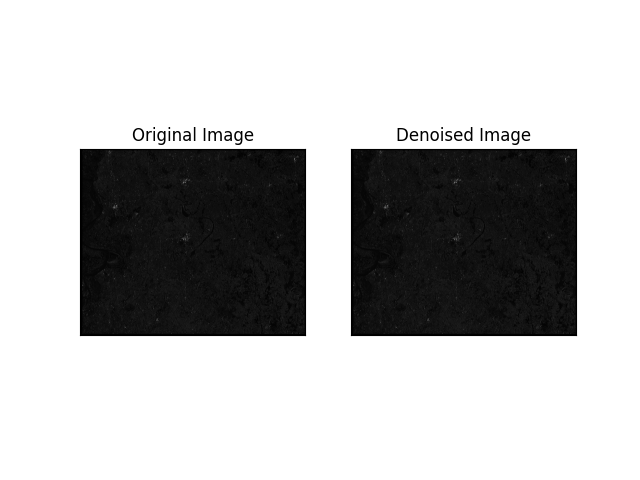

Python code for this plot:
'noise reduction'
import cv2
import numpy as np
from matplotlib import pyplot as plt
image = cv2.imread("C:\\Users\\ma\\project\\data\\Labdata\\ShahzadpurHH.tif", 0)  # Load the TIFF image in grayscale
blurred_image = cv2.GaussianBlur(image, (5, 5), 0)  # Adjust the kernel size as needed
plt.subplot(121), plt.imshow(image, cmap='gray')
plt.title('Original Image'), plt.xticks([]), plt.yticks([])

plt.subplot(122), plt.imshow(blurred_image, cmap='gray')
plt.title('Denoised Image'), plt.xticks([]), plt.yticks([])
cv2.imwrite('denoised_image.tif', blurred_image)
plt.show()
